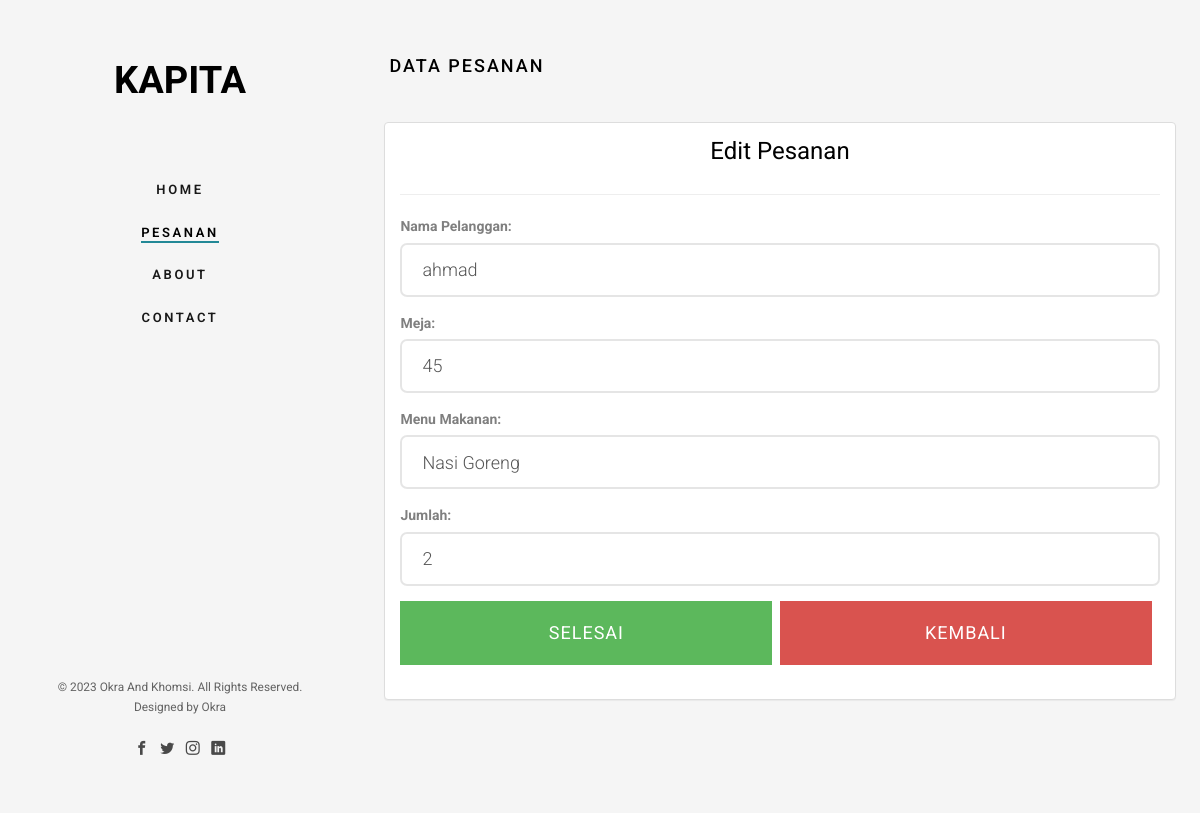
The page /edit.php?id=7 on the database its author committed.
### tables this page shows
CREATE TABLE `pemesanan` (
  `id` int(11) NOT NULL,
  `nama_pelanggan` varchar(100) NOT NULL,
  `meja` int(11) NOT NULL,
  `menu_makanan` varchar(100) NOT NULL,
  `jumlah` int(11) NOT NULL,
  `total_harga` int(11) NOT NULL
);

### edit.php (the view, shortened to what this page needs)
<!DOCTYPE html>
<html class="no-js">
<head>
	<link rel="stylesheet" href="css/animate.css">
	<link rel="stylesheet" href="css/icomoon.css">
	<link rel="stylesheet" href="css/bootstrap.css">
	<link rel="stylesheet" href="css/flexslider.css">
	<link rel="stylesheet" href="css/style.css">
</head>
<body>
	<?php
	if ($_SERVER["REQUEST_METHOD"] == "GET" && isset($_GET['id'])) {
		$id = $_GET['id'];
		$conn = mysqli_connect("localhost", "root", "", "pemesanan");
		$query = "SELECT * FROM pemesanan WHERE id = $id";
		$result = mysqli_query($conn, $query);
		$row = mysqli_fetch_assoc($result);
	?>
		<div id="fh5co-page">
			<aside id="fh5co-aside" role="complementary" class="border js-fullheight">
				<h1 id="fh5co-logo"><a href="index.html">Kapita</a></h1>
				<nav id="fh5co-main-menu" role="navigation">
					<ul>
						<li><a href="index.php">Home</a></li>
						<li class="fh5co-active"><a href="pesanan.php">Pesanan</a></li>
						<li><a href="about.php">About</a></li>
						<li><a href="contact.php">Contact</a></li>
					</ul>
				</nav>
				<div class="fh5co-footer">
					<p><small>&copy; 2023 Okra And Khomsi. All Rights Reserved.</span> <span>Designed by Okra</small></p>
					<ul>
						<li><a href="#"><i class="icon-facebook2"></i></a></li>
						<li><a href="#"><i class="icon-twitter2"></i></a></li>
						<li><a href="#"><i class="icon-instagram"></i></a></li>
						<li><a href="#"><i class="icon-linkedin2"></i></a></li>
					</ul>
				</div>
			</aside>
			<div id="fh5co-main">
				<div class="fh5co-narrow-content">
					<h2 class="fh5co-heading animate-box" data-animate-effect="fadeInLeft">Data Pesanan</h2>
					<div class="row row-bottom-padded-md">
						<div class=" col-padding animate-box" data-animate-effect="fadeInLeft">
							<div class="panel panel-default">
								<div class="panel-body">
									<h3 class="text-center">Edit Pesanan</h3>
									<hr>
									<form role="form" action="process/edit_proses.php" method="post">
										<div class="form-group">
											<label for="nama_pelanggan">Nama Pelanggan:</label>
											<input type="text" name="nama_pelanggan" class="form-control" value="<?php echo $row['nama_pelanggan']; ?>" required id="nama_pelanggan">
										</div>
										<div class="form-group">
											<label for="meja">Meja:</label>
											<input type="text" name="meja" value="<?php echo $row['meja']; ?>" required class="form-control" id="meja">
										</div>
										<div class="form-group">
											<label>Menu Makanan:</label>
											<select name="menu_makanan" required class="form-control">
												<option value="Nasi Goreng" <?php if ($row['menu_makanan'] == "Nasi Goreng") echo "selected"; ?> class="form-control">Nasi Goreng</option>
											</select>
										</div>
										<div class="form-group">
											<label for="jumlah">Jumlah:</label>
											<input type="number" name="jumlah" value="<?php echo $row['jumlah']; ?>" required class="form-control" id="jumlah">
										</div>
										<div class="form-group">
											<button type="submit" class="btn btn-lg btn-success" style="width:49%;"><span class="glyphicon glyphicon-ok-sign"></span>Selesai</button>
											<a href="pesanan.php" class="btn btn-lg btn-danger" style="width:49%;"><span class="glyphicon glyphicon-remove-sign"></span> Kembali</a>
										</div>
									</form>
								</div>
							</div>
						</div>
					</div>
				</div>
			</div>
		</div>
	<?php } ?>
</body>
</html>

### css/icomoon.css (style rules this page uses)
[class^="icon-"], [class*=" icon-"] { font-family: 'icomoon' !important; speak: none; font-style: normal; font-weight: normal; font-variant: normal; text-transform: none; line-height: 1; -webkit-font-smoothing: antialiased; -moz-osx-font-smoothing: grayscale; }
.icon-facebook2:before { content: "\eac0"; }
.icon-instagram:before { content: "\eac2"; }
.icon-twitter2:before { content: "\eac6"; }
.icon-linkedin2:before { content: "\eaf9"; }

### rows shown on the page
pemesanan: nama_pelanggan "ahmad", meja "45", menu_makanan "Nasi Goreng", jumlah "2"
